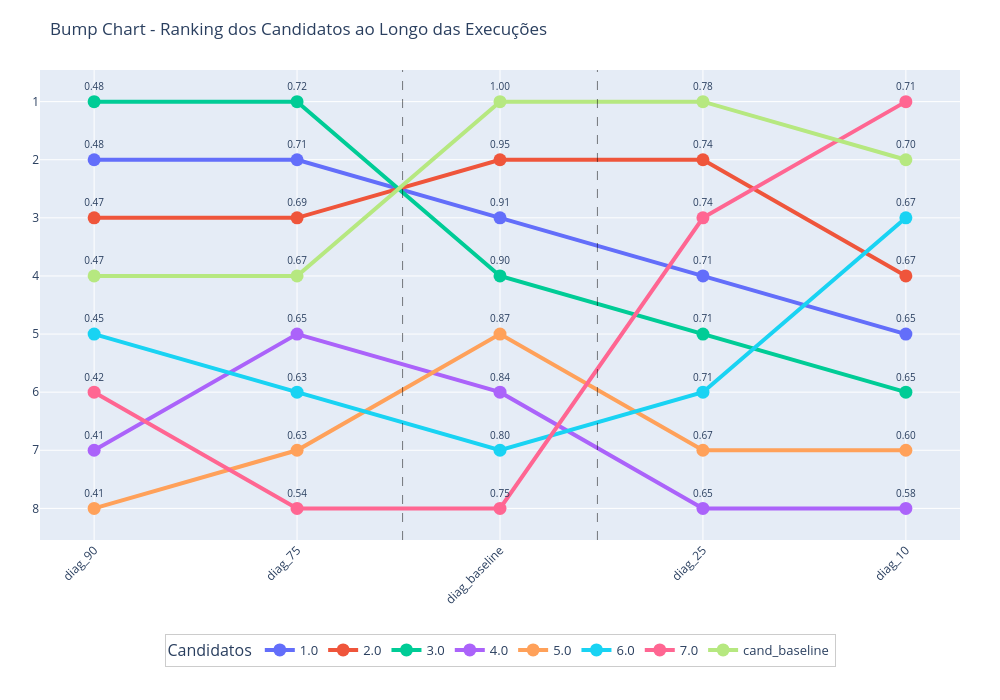

Write notebook code for a chart like this one.
### Code cell
import pandas as pd
import plotly.graph_objects as go

diagnosis_order = [
    "diag_90", "diag_75",
    "diag_baseline", 
    "diag_25", "diag_10"
]

# Supondo que seu DataFrame df já está filtrado para os candidatos desejados!
df_pivot = df.pivot(index="candidate_name", columns="diagnosed_name", values="similarity_result")
df_pivot = df_pivot[[col for col in diagnosis_order if col in df_pivot.columns]]
df_rank = df_pivot.rank(ascending=False, axis=0, method='min')

fig = go.Figure()

for cand in df_rank.index:
    similarity_texts = [f"{df_pivot.loc[cand, col]:.2f}" for col in df_pivot.columns]
    fig.add_trace(go.Scatter(
        x=df_rank.columns,
        y=df_rank.loc[cand],
        mode='lines+markers+text',
        name=str(cand),
        line=dict(width=4),
        marker=dict(size=13),
        text=similarity_texts,
        textposition="top center",
        textfont=dict(size=10)
    ))

# Linhas verticais tracejadas finas ao redor do diag_baseline
baseline_idx = diagnosis_order.index("diag_baseline")
fig.add_vline(
    x=baseline_idx - 0.48,
    line_width=1,
    line_dash="dash",
    line_color="black",
    opacity=0.5,
    layer='above'
)
fig.add_vline(
    x=baseline_idx + 0.48,
    line_width=1,
    line_dash="dash",
    line_color="black",
    opacity=0.5,
    layer='above'
)

fig.update_layout(
    title='Bump Chart - Ranking dos Candidatos ao Longo das Execuções',
    # xaxis_title='Execução Diagnóstica',
    # yaxis_title='Ranking (1 = topo)',
    yaxis=dict(autorange='reversed', dtick=1),
    xaxis=dict(
        tickangle=-45,
        categoryorder='array',
        categoryarray=diagnosis_order,
        tickvals=diagnosis_order,
        ticktext=diagnosis_order
    ),
    width=1000,
    height=700,
    legend=dict(
        title="Candidatos",
        orientation="h",          # legenda horizontal
        xanchor="center", x=0.5,  # centraliza
        yanchor="top",    y=-0.20,# posiciona abaixo do eixo X
        bgcolor="rgba(255,255,255,0.95)",
        bordercolor="#ccc",
        borderwidth=1,
        font=dict(size=13)
    ),
    margin=dict(l=40, r=40, t=70, b=160)  # margem inferior maior p/ legenda
)

fig.show()

### Figure 1 — Plotly figure (JSON) as saved in the notebook; plotly's stock layout.template omitted (floating-point values rounded to 4 significant figures)
{"data": [{"line": {"width": 4}, "marker": {"size": 13}, "mode": "lines+markers+text", "name": "1.0", "text": ["0.48", "0.71", "0.91", "0.71", "0.65"], "textfont": {"size": 10}, "textposition": "top center", "type": "scatter", "x": ["diag_90", "diag_75", "diag_baseline", "diag_25", "diag_10"], "y": [2.0, 2.0, 3.0, 4.0, 5.0]}, {"line": {"width": 4}, "marker": {"size": 13}, "mode": "lines+markers+text", "name": "2.0", "text": ["0.47", "0.69", "0.95", "0.74", "0.67"], "textfont": {"size": 10}, "textposition": "top center", "type": "scatter", "x": ["diag_90", "diag_75", "diag_baseline", "diag_25", "diag_10"], "y": [3.0, 3.0, 2.0, 2.0, 4.0]}, {"line": {"width": 4}, "marker": {"size": 13}, "mode": "lines+markers+text", "name": "3.0", "text": ["0.48", "0.72", "0.90", "0.71", "0.65"], "textfont": {"size": 10}, "textposition": "top center", "type": "scatter", "x": ["diag_90", "diag_75", "diag_baseline", "diag_25", "diag_10"], "y": [1.0, 1.0, 4.0, 5.0, 6.0]}, {"line": {"width": 4}, "marker": {"size": 13}, "mode": "lines+markers+text", "name": "4.0", "text": ["0.41", "0.65", "0.84", "0.65", "0.58"], "textfont": {"size": 10}, "textposition": "top center", "type": "scatter", "x": ["diag_90", "diag_75", "diag_baseline", "diag_25", "diag_10"], "y": [7.0, 5.0, 6.0, 8.0, 8.0]}, {"line": {"width": 4}, "marker": {"size": 13}, "mode": "lines+markers+text", "name": "5.0", "text": ["0.41", "0.63", "0.87", "0.67", "0.60"], "textfont": {"size": 10}, "textposition": "top center", "type": "scatter", "x": ["diag_90", "diag_75", "diag_baseline", "diag_25", "diag_10"], "y": [8.0, 7.0, 5.0, 7.0, 7.0]}, {"line": {"width": 4}, "marker": {"size": 13}, "mode": "lines+markers+text", "name": "6.0", "text": ["0.45", "0.63", "0.80", "0.71", "0.67"], "textfont": {"size": 10}, "textposition": "top center", "type": "scatter", "x": ["diag_90", "diag_75", "diag_baseline", "diag_25", "diag_10"], "y": [5.0, 6.0, 7.0, 6.0, 3.0]}, {"line": {"width": 4}, "marker": {"size": 13}, "mode": "lines+markers+text", "name": "7.0", "text": ["0.42", "0.54", "0.75", "0.74", "0.71"], "textfont": {"size": 10}, "textposition": "top center", "type": "scatter", "x": ["diag_90", "diag_75", "diag_baseline", "diag_25", "diag_10"], "y": [6.0, 8.0, 8.0, 3.0, 1.0]}, {"line": {"width": 4}, "marker": {"size": 13}, "mode": "lines+markers+text", "name": "cand_baseline", "text": ["0.47", "0.67", "1.00", "0.78", "0.70"], "textfont": {"size": 10}, "textposition": "top center", "type": "scatter", "x": ["diag_90", "diag_75", "diag_baseline", "diag_25", "diag_10"], "y": [4.0, 4.0, 1.0, 1.0, 2.0]}], "layout": {"height": 700, "legend": {"bgcolor": "rgba(255,255,255,0.95)", "bordercolor": "#ccc", "borderwidth": 1, "font": {"size": 13}, "orientation": "h", "title": {"text": "Candidatos"}, "x": 0.5, "xanchor": "center", "y": -0.2, "yanchor": "top"}, "margin": {"b": 160, "l": 40, "r": 40, "t": 70}, "shapes": [{"layer": "above", "line": {"color": "black", "dash": "dash", "width": 1}, "opacity": 0.5, "type": "line", "x0": 1.52, "x1": 1.52, "xref": "x", "y0": 0, "y1": 1, "yref": "y domain"}, {"layer": "above", "line": {"color": "black", "dash": "dash", "width": 1}, "opacity": 0.5, "type": "line", "x0": 2.48, "x1": 2.48, "xref": "x", "y0": 0, "y1": 1, "yref": "y domain"}], "title": {"text": "Bump Chart - Ranking dos Candidatos ao Longo das Execuções"}, "width": 1000, "xaxis": {"categoryarray": ["diag_90", "diag_75", "diag_baseline", "diag_25", "diag_10"], "categoryorder": "array", "tickangle": -45, "ticktext": ["diag_90", "diag_75", "diag_baseline", "diag_25", "diag_10"], "tickvals": ["diag_90", "diag_75", "diag_baseline", "diag_25", "diag_10"]}, "yaxis": {"autorange": "reversed", "dtick": 1}}}
